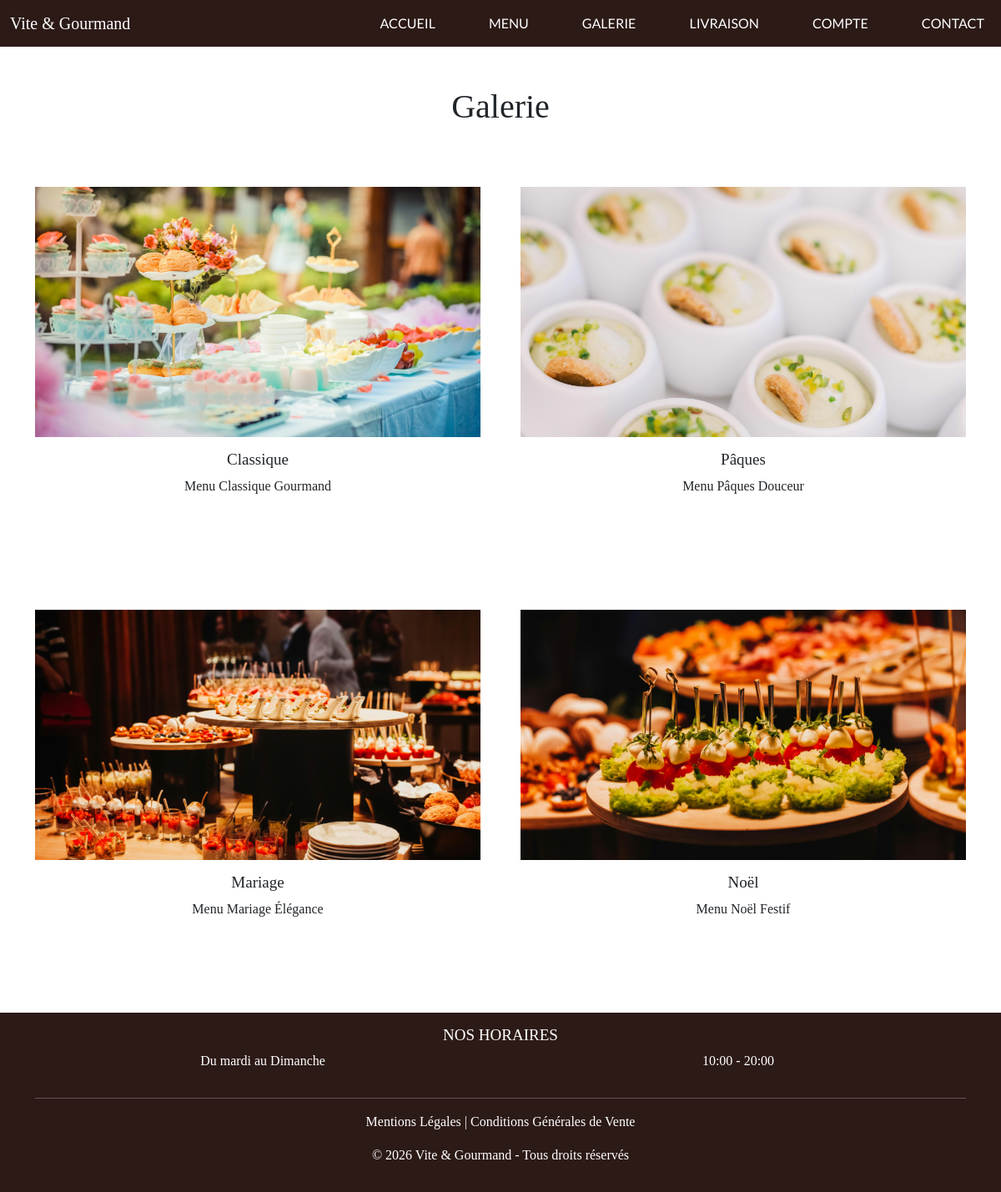
Page /galerie.php on the committed database.
### tables this page shows
CREATE TABLE menu (
    menu_id INT AUTO_INCREMENT PRIMARY KEY,
    titre VARCHAR(150) NOT NULL,
    description TEXT NOT NULL,
    image_principale VARCHAR(255),
    nombre_personnes_min INT NOT NULL,
    prix_min DECIMAL(10,2) NOT NULL,
    conditions_menu TEXT,
    stock_disponible INT NOT NULL DEFAULT 0,
    actif BOOLEAN NOT NULL DEFAULT TRUE
);

CREATE TABLE theme (
    theme_id INT AUTO_INCREMENT PRIMARY KEY,
    libelle VARCHAR(50) NOT NULL UNIQUE
);

### src/Models/Menu.php (called while the page is built, shortened)
<?php
class Menu {
    private PDO $pdo;
    public function __construct(PDO $pdo) {
        $this->pdo = $pdo;
    }
    public function getAll(): array {
        $sql = "
            SELECT menu_id, titre, description, image_principale,
                   nombre_personnes_min, prix_min, conditions_menu, stock_disponible
            FROM menu
            WHERE actif = TRUE
            ORDER BY menu_id ASC
        ";
        $stmt = $this->pdo->query($sql);
        return $stmt->fetchAll();
    }
    public function getThemes(int $menuId): array {
        $sql = "
            SELECT t.libelle
            FROM theme t
            JOIN menu_theme mt ON t.theme_id = mt.theme_id
            WHERE mt.menu_id = :menu_id
        ";
        $stmt = $this->pdo->prepare($sql);
        $stmt->execute([':menu_id' => $menuId]);
        return $stmt->fetchAll();
    }
}

### galerie.php (the view, shortened to what this page needs)
<?php
require_once __DIR__ . '/includes/header.php';
require_once __DIR__ . '/src/Models/Menu.php';
$pdo = Database::getConnection();
$menuModel = new Menu($pdo);
$menus = $menuModel->getAll();
?>
<div class="container my-5">
    <h1 class="text-center mb-5">Galerie</h1>
    <div class="row g-5">
        <?php foreach ($menus as $menu) : ?>
            <?php
            $themes = $menuModel->getThemes($menu['menu_id']);
            $theme = $themes[0]['libelle'] ?? 'Menu';
            ?>
            <div class="col-md-6 mb-5">
                <div class="text-center mt-4">
                    <a href="<?= BASE_URL ?>detail-menus.php?id=<?= $menu['menu_id'] ?>">
                        <img src="<?= htmlspecialchars($menu['image_principale']) ?>"
                             alt="<?= htmlspecialchars($menu['titre']) ?>"
                             class="img-fluid"
                             style="width: 100%; height: 300px; object-fit: cover;">
                    </a>
                    <h3 class="mt-3 mb-2"><?= htmlspecialchars($theme) ?></h3>
                    <p><?= htmlspecialchars($menu['titre']) ?></p>
                </div>
            </div>
        <?php endforeach; ?>
    </div>
</div>
<?php require_once __DIR__ . '/includes/footer.php'; ?>

### rows in the picture
menu: image_principale (picture), theme.libelle "Classique", titre "Menu Classique Gourmand"
menu: image_principale (picture), theme.libelle "Pâques", titre "Menu Pâques Douceur"
menu: image_principale (picture), theme.libelle "Mariage", titre "Menu Mariage Élégance"
menu: image_principale (picture), theme.libelle "Noël", titre "Menu Noël Festif"
